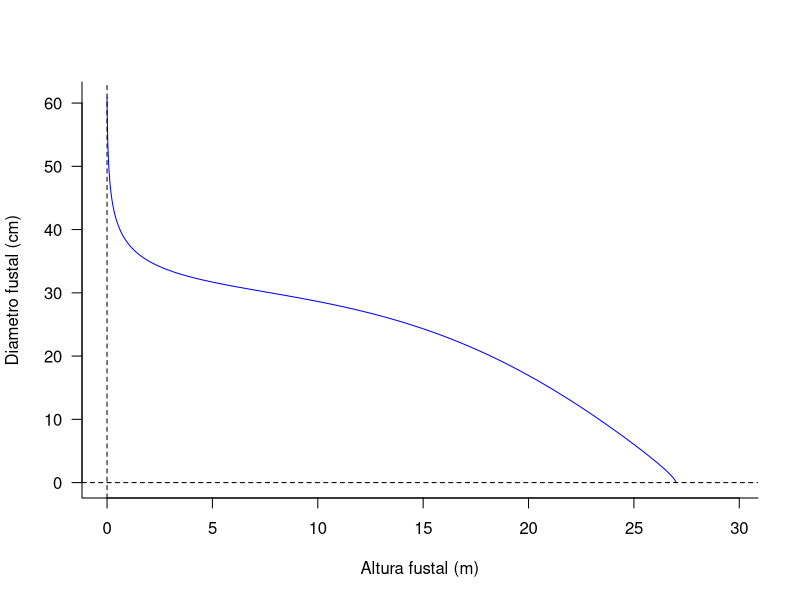

Recreate this plot in R.
##! Script: "ahusa3.r"                                           /
##- Sobre:  Usando un modelo de ahusamiento para simular        /
## trozado
##+ Detalles:  Estructura de datos y uso de modelo             /
##* Ejemplo: Datos de ahusamiento (data=tapereurca2).         /
##? Mas detalles: Entre otras cosas, en este ejercicio se:   /
## Se emplea el modelo para predecir diametros fustales,    /
## asi como tambien alturas fustales y calculo de          /
## volumen.                                               /
##! -----------------------------------------------------/ 
##                                                      /
##> Profesor: Christian Salas Eljatib                  /
## E-mail: christian.salas AT uchile DOT cl           /
## Web: https://eljatib.com                          /
##!=================================================/


#======================================
#coeficientes del modelo de Kozak (1988)
alpha0 <- 1.02453;alpha1 <-0.88809 ; alpha2 <- 1.00035
beta1 <- 0.95086;beta2 <- -0.18090 ; beta3 <- 0.61407; beta4 <- -0.35105;
beta5 <- 0.05686 
p <- 0.25
kozak88 <- function(dap, h, hl) {
  dib <- alpha0 * dap^alpha1 * alpha2^dap
  X <- (1.0 - sqrt(hl / h)) / (1.0 - sqrt(p))
  Z=hl/h
  a=beta1*Z*Z;
  b = beta2 * log(Z + 0.001);
  c = beta3 * sqrt(Z) +  beta4 * exp(Z);
  d = beta5 * (dap / h);
  retval<-(dib*X^(a+b+c+d))
  retval[h < hl] <- 0
  retval }

dap.arb <- 45
h.arb <- 27

#graficando el perfil fustal segun el modelo
hl.fake <- seq(0,h.arb,by=0.01)
dl.hat <- kozak88(dap=dap.arb,h=h.arb,hl=hl.fake)
plot(dl.hat~hl.fake, col="blue", type="l",las=1, xlim=c(min(hl.fake),max(hl.fake)*1.1),
     ylab="Diametro fustal (cm)", xlab="Altura fustal (m)",bty="l")
abline(v=0,lty=2);abline(h=0,lty=2)


#altura comercial
hiu.fx <- function(hl, dap, h, diu) {
  dl <- kozak88(dap=dap.arb,h=h.arb, hl) 
  dlf <- dl - diu
  dlf
}

#DIU objetivo
diu.objetivo <- diufijo <- 10

#buscando la raiz de la funcion
out.hiu.hat <- uniroot(hiu.fx,
                       c(0, h.arb),
                       dap = dap.arb,
                       h = h.arb,
                       diu = diu.objetivo)
out.hiu.hat
hiu.hat<-out.hiu.hat$root
hiu.hat
#esta es la altura en el fuste
# donde se encuentra el diametro fustal de 10 cm.

#verifiquemos si es cierto
diu.check <- kozak88(dap=dap.arb, h=h.arb, hl=hiu.hat)
diu.check


###Definicion de productos comerciales
#primero calculo del diam. de tocon
hst <- 0.3
diu.tocon <- kozak88(dap=dap.arb,h=h.arb, hl=hst)
diu.tocon <- round(diu.tocon,3)

trozo.breaks<-c(5,10,23,27,33,diu.tocon)
trozo.produ<-c("lenha","pulpa","ase2","ase1","debo")


##buscando las alturas comerciales
hiu.bks <- rep(0, length(trozo.breaks))
for(i in 1:length(trozo.breaks)) {
  dap <- dap.arb; h <- h.arb;
  if(trozo.breaks[i] <= kozak88(dap, h, 0.0)) {
    hiu <- uniroot(hiu.fx,
                   c(0, h),
                   dap = dap,
                   h = h,
                   diu = trozo.breaks[i])
    hiu.bks[i] <- hiu$root
  } else {
    hiu.bks[i] <- 0.0
  }
}

trozo.breaks
#las alturas fustales a las cuales el fuste
hiu.bks
cbind(trozo.breaks,hiu.bks)


#el largo de cada seccion
largo.trozos1 <- diff(-hiu.bks)
largo.trozos1

diam.min <- (trozo.breaks[1:(length(trozo.breaks)-1)])
diam.min
diam.max <- (trozo.breaks[2:(length(trozo.breaks)-1)])
diam.max
diam.max <- c(diam.max,diu.tocon)
diam.max
largo.trozos <-largo.trozos1
largo.trozos

##una funcion para Smalian
volsecc.fx <- function(d1, d2, l) {
    volsecc <- (pi/40000)*(1/2)*(d1^2 + d2^2) * l 
    volsecc
  }
#la cual revisamos mediante
volsecc.fx(d1=c(10,5),d2=c(5,2),l=c(2,1))

#calculo de volumen de cada trozo, segun Smalian
vol.m3<- volsecc.fx(d1=diam.min,d2=diam.max,l=largo.trozos)

df.trozos<-data.frame(diam.min,diam.max,largo.trozos, vol.m3)
df.trozos

#>╔═════════════════╗
#>║ Fin del script! ║
#>║ Atte.           ║
#>║ El profesor     ║
#>╚═════════════════╝
